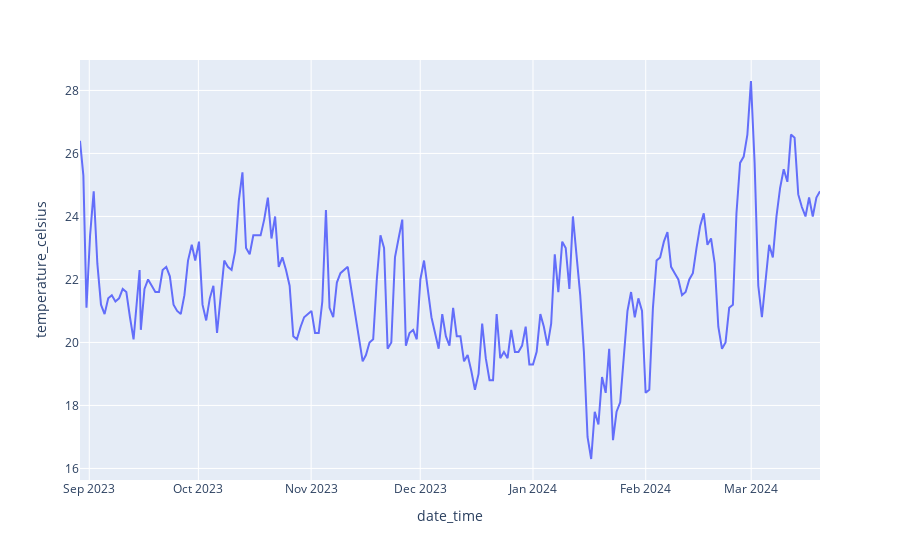

Notebook source saved alongside this figure:
### Code cell
import plotly.express as px
fig = px.line(City, x='date_time', y='temperature_celsius')
fig.show()

### Figure 1 — Plotly figure (JSON) as saved in the notebook; plotly's stock layout.template omitted (floating-point values rounded to 4 significant figures; data arrays with more than 128 entries replaced by an {"elided": "..."} marker saying what was removed)
{"data": [{"hovertemplate": "date_time=%{x}<br>temperature_celsius=%{y}<extra></extra>", "legendgroup": "", "line": {"color": "#636efa", "dash": "solid"}, "marker": {"symbol": "circle"}, "mode": "lines", "name": "", "orientation": "v", "showlegend": false, "type": "scatter", "x": {"elided": "200 str values"}, "xaxis": "x", "y": {"elided": "200 float values"}, "yaxis": "y"}], "layout": {"legend": {"tracegroupgap": 0}, "margin": {"t": 60}, "xaxis": {"anchor": "y", "domain": [0, 1], "title": {"text": "date_time"}}, "yaxis": {"anchor": "x", "domain": [0, 1], "title": {"text": "temperature_celsius"}}}}
